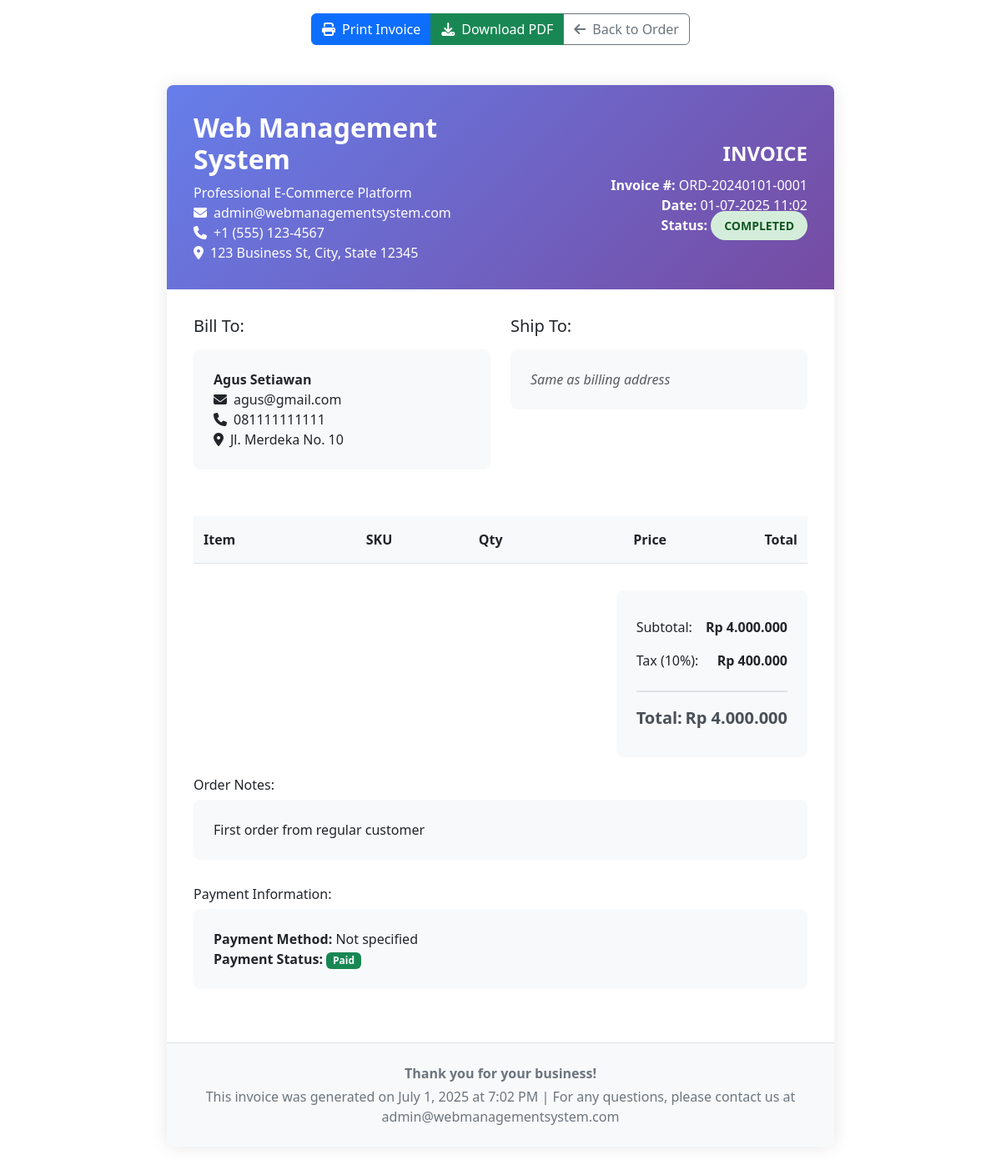
Page /admin/orders/invoice.php?id=1 (signed in) on the committed database.
### tables this page shows
CREATE TABLE orders (
    id INT PRIMARY KEY AUTO_INCREMENT,
    customer_id INT NOT NULL,
    user_id INT NOT NULL,
    order_number VARCHAR(50) UNIQUE NOT NULL,
    total_amount DECIMAL(10,2) NOT NULL DEFAULT 0.00,
    status ENUM('pending', 'processing', 'completed', 'cancelled') DEFAULT 'pending',
    payment_status ENUM('unpaid', 'paid', 'partial') DEFAULT 'unpaid',
    order_date TIMESTAMP DEFAULT CURRENT_TIMESTAMP,
    notes TEXT,
    FOREIGN KEY (customer_id) REFERENCES customers(id) ON DELETE RESTRICT,
    FOREIGN KEY (user_id) REFERENCES users(id) ON DELETE RESTRICT
);

CREATE TABLE customers (
    id INT PRIMARY KEY AUTO_INCREMENT,
    name VARCHAR(100) NOT NULL,
    email VARCHAR(100),
    phone VARCHAR(20),
    address TEXT,
    city VARCHAR(50),
    postal_code VARCHAR(10),
    is_active BOOLEAN DEFAULT TRUE,
    created_at TIMESTAMP DEFAULT CURRENT_TIMESTAMP
);

### config/database.php (called while the page is built, shortened)
<?php
class Database {
    private $host = '127.0.0.1';
    private $dbname = 'web_app_db';
    private $username = 'root';
    private $password = '';
    private $charset = 'utf8mb4';
    private $pdo;
    public function connect() {
        if ($this->pdo === null) {
            try {
                $dsn = "mysql:host={$this->host};dbname={$this->dbname};charset={$this->charset}";
                $options = [
                    PDO::ATTR_ERRMODE => PDO::ERRMODE_EXCEPTION,
                    PDO::ATTR_DEFAULT_FETCH_MODE => PDO::FETCH_ASSOC,
                    PDO::ATTR_EMULATE_PREPARES => false,
                    PDO::MYSQL_ATTR_INIT_COMMAND => "SET NAMES {$this->charset}"
                ];
                $this->pdo = new PDO($dsn, $this->username, $this->password, $options);
            } catch (PDOException $e) {
                error_log("Database connection error: " . $e->getMessage());
                die("Database connection failed. Please check configuration.");
            }
        }
        return $this->pdo;
    }
}
$database = new Database();
$pdo = $database->connect();
function getDB() {
    global $pdo;
    return $pdo;
}
function executeQuery($sql, $params = []) {
    try {
        $pdo = getDB();
        $stmt = $pdo->prepare($sql);
        $stmt->execute($params);
        return $stmt;
    } catch (PDOException $e) {
        error_log("Query error: " . $e->getMessage());
        throw new Exception("Database query failed");
    }
}
function getRecord($sql, $params = []) {
    $stmt = executeQuery($sql, $params);
    return $stmt->fetch();
}
?>

### includes/functions.php (called while the page is built, shortened)
<?php
require_once dirname(__DIR__) . '/config/database.php';
function formatDateTime($datetime, $format = DISPLAY_DATETIME_FORMAT) {
    return date($format, strtotime($datetime));
}
function formatCurrency($amount, $currency = 'IDR') {
    if ($currency === 'IDR') {
        return 'Rp ' . number_format($amount, 0, ',', '.');
    }
    return '$' . number_format($amount, 2, '.', ',');
}
?>

### admin/orders/invoice.php (the view, shortened to what this page needs)
<?php
require_once '../../includes/functions.php';
$order_id = (int)($_GET['id'] ?? 0);
$order = getRecord("
    SELECT o.*, c.name as customer_name, c.email as customer_email,
           c.phone as customer_phone, c.address as customer_address
    FROM orders o
    LEFT JOIN customers c ON o.customer_id = c.id
    WHERE o.id = ?
", [$order_id]);
$order_items = executeQuery("
    SELECT od.*, p.name as product_name, p.sku as product_sku, p.image as product_image
    FROM order_details od
    LEFT JOIN products p ON od.product_id = p.id
    WHERE od.order_id = ?
    ORDER BY od.id
", [$order_id]);
$subtotal = 0;
foreach ($order_items as $item) {
    $subtotal += $item['quantity'] * $item['price'];
}
$tax_rate = 0.1;
$tax_amount = $subtotal * $tax_rate;
?>
<!DOCTYPE html>
<html lang="en">
<head>
    <link href="https://cdn.jsdelivr.net/npm/bootstrap@5.3.0/dist/css/bootstrap.min.css" rel="stylesheet">
    <link href="https://cdnjs.cloudflare.com/ajax/libs/font-awesome/6.4.0/css/all.min.css" rel="stylesheet">
</head>
<body>
    <div class="container-fluid">
        <div class="text-center py-3 no-print">
            <div class="btn-group">
                <button onclick="window.print()" class="btn btn-primary">
                    <i class="fas fa-print me-2"></i>Print Invoice
                </button>
                <a href="invoice.php?id=<?= $order_id ?>&format=pdf" class="btn btn-success">
                    <i class="fas fa-download me-2"></i>Download PDF
                </a>
                <a href="view.php?id=<?= $order_id ?>" class="btn btn-outline-secondary">
                    <i class="fas fa-arrow-left me-2"></i>Back to Order
                </a>
            </div>
        </div>
        <div class="invoice-container">
            <div class="invoice-header">
                <div class="row align-items-center">
                    <div class="col-md-6">
                        <div class="company-info">
                            <h1><?= APP_NAME ?></h1>
                            <p class="mb-0">Professional E-Commerce Platform</p>
                            <p class="mb-0">
                                <i class="fas fa-envelope me-2"></i>admin@<?= strtolower(str_replace(' ', '', APP_NAME)) ?>.com<br>
                                <i class="fas fa-phone me-2"></i>+1 (555) 123-4567<br>
                                <i class="fas fa-map-marker-alt me-2"></i>123 Business St, City, State 12345
                            </p>
                        </div>
                    </div>
                    <div class="col-md-6 text-md-end">
                        <div class="invoice-title">INVOICE</div>
                        <p class="mb-0 mt-2">
                            <strong>Invoice #:</strong> <?= htmlspecialchars($order['order_number']) ?><br>
                            <strong>Date:</strong> <?= formatDateTime($order['order_date']) ?><br>
                            <strong>Status:</strong>
                            <span class="status-badge status-<?= $order['status'] ?>">
                                <?= ucfirst($order['status']) ?>
                            </span>
                        </p>
                    </div>
                </div>
            </div>
            <div class="invoice-body">
                <div class="row mb-4">
                    <div class="col-md-6">
                        <h5 class="mb-3">Bill To:</h5>
                        <div class="invoice-details">
                            <?php if ($order['customer_id']): ?>
                                <strong><?= htmlspecialchars($order['customer_name']) ?></strong><br>
                                <?php if ($order['customer_email']): ?>
                                    <i class="fas fa-envelope me-2"></i><?= htmlspecialchars($order['customer_email']) ?><br>
                                <?php endif; ?>
                                <?php if ($order['customer_phone']): ?>
                                    <i class="fas fa-phone me-2"></i><?= htmlspecialchars($order['customer_phone']) ?><br>
                                <?php endif; ?>
                                <?php if ($order['customer_address']): ?>
                                    <i class="fas fa-map-marker-alt me-2"></i><?= htmlspecialchars($order['customer_address']) ?>
                                <?php endif; ?>
                            <?php endif; ?>
                        </div>
                    </div>
                    <div class="col-md-6">
                        <h5 class="mb-3">Ship To:</h5>
                        <div class="invoice-details">
                            <?php if (!empty($order['shipping_address'])): ?>
                                <i class="fas fa-shipping-fast me-2"></i><?= nl2br(htmlspecialchars($order['shipping_address'])) ?>
                            <?php else: ?>
                                <em class="text-muted">Same as billing address</em>
                            <?php endif; ?>
                        </div>
                    </div>
                </div>
                <div class="table-responsive">
                    <table class="table table-invoice">
                        <thead>
                            <tr>
                                <th>Item</th>
                                <th class="text-center">SKU</th>
                                <th class="text-center">Qty</th>
                                <th class="text-end">Price</th>
                                <th class="text-end">Total</th>
                            </tr>
                        </thead>
                    </table>
                </div>
                <div class="row justify-content-end">
                    <div class="col-md-4">
                        <div class="total-section">
                            <div class="total-row">
                                <span>Subtotal:</span>
                                <strong><?= formatCurrency($subtotal) ?></strong>
                            </div>
                            <div class="total-row">
                                <span>Tax (10%):</span>
                                <strong><?= formatCurrency($tax_amount) ?></strong>
                            </div>
                            <div class="total-row final">
                                <span>Total:</span>
                                <strong><?= formatCurrency($order['total_amount']) ?></strong>
                            </div>
                        </div>
                    </div>
                </div>
                <?php if (!empty($order['notes'])): ?>
                    <div class="mt-4">
                        <h6>Order Notes:</h6>
                        <div class="invoice-details">
                            <?= nl2br(htmlspecialchars($order['notes'])) ?>
                        </div>
                    </div>
                <?php endif; ?>
                <div class="mt-4">
                    <h6>Payment Information:</h6>
                    <div class="invoice-details">
                        <div class="row">
                            <div class="col-md-6">
                                <strong>Payment Method:</strong>
                                <?= ucfirst($order['payment_method'] ?? 'Not specified') ?><br>
                                <strong>Payment Status:</strong>
                                <span class="badge bg-<?= $order['payment_status'] === 'paid' ? 'success' : 'warning' ?>">
                                    <?= ucfirst($order['payment_status'] ?? 'pending') ?>
                                </span>
                            </div>
                            <div class="col-md-6">
                            </div>
                        </div>
                    </div>
                </div>
            </div>
            <div class="invoice-footer">
                <p class="mb-1">
                    <strong>Thank you for your business!</strong>
                </p>
                <p class="mb-0">
                    This invoice was generated on <?= date('F j, Y \a\t g:i A') ?> |
                    For any questions, please contact us at admin@<?= strtolower(str_replace(' ', '', APP_NAME)) ?>.com
                </p>
            </div>
        </div>
    </div>
</body>
</html>

### admin/orders/invoice.php (style rules this page uses)
.invoice-container { max-width: 800px; margin: 2rem auto; background: white; box-shadow: 0 0 20px rgba(0,0,0,0.1); border-radius: 8px; overflow: hidden; }
.invoice-header { background: linear-gradient(135deg, #667eea 0%, #764ba2 100%); color: white; padding: 2rem; }
.company-info h1 { font-size: 2rem; font-weight: bold; margin-bottom: 0.5rem; }
.invoice-title { font-size: 1.5rem; font-weight: 600; }
.invoice-body { padding: 2rem; }
.invoice-details { background: #f8f9fa; padding: 1.5rem; border-radius: 8px; margin-bottom: 2rem; }
.table-invoice { margin-bottom: 0; }
.table-invoice th { background: #f8f9fa; border-top: none; font-weight: 600; padding: 1rem 0.75rem; }
.total-section { background: #f8f9fa; padding: 1.5rem; border-radius: 8px; margin-top: 2rem; }
.total-row { display: flex; justify-content: space-between; align-items: center; padding: 0.5rem 0; }
.total-row.final { border-top: 2px solid #dee2e6; padding-top: 1rem; margin-top: 1rem; font-size: 1.25rem; font-weight: bold; color: #495057; }
.status-badge { padding: 0.5rem 1rem; border-radius: 20px; font-size: 0.875rem; font-weight: 600; text-transform: uppercase; }
.status-completed { background-color: #d4edda; color: #155724; }
.invoice-footer { background: #f8f9fa; padding: 1.5rem 2rem; text-align: center; color: #6c757d; border-top: 1px solid #dee2e6; }

### rows in the picture
orders: order_number "ORD-20240101-0001", order_date "01-07-2025 11:02", status "COMPLETED", customer.name "Agus Setiawan", customer.email "agus@gmail.com", customer.phone "081111111111", customer.address "Jl. Merdeka No. 10", total_amount "Rp 4.000.000", notes "First order from regular customer", payment_status "Paid"

### other values in the picture
APP_NAME "Web Management System"
str_replace(' ', '', APP_NAME) "webmanagementsystem"
formatCurrency($subtotal) "Rp 4.000.000"
formatCurrency($tax_amount) "Rp 400.000"
$order['payment_method'] "Not specified"
